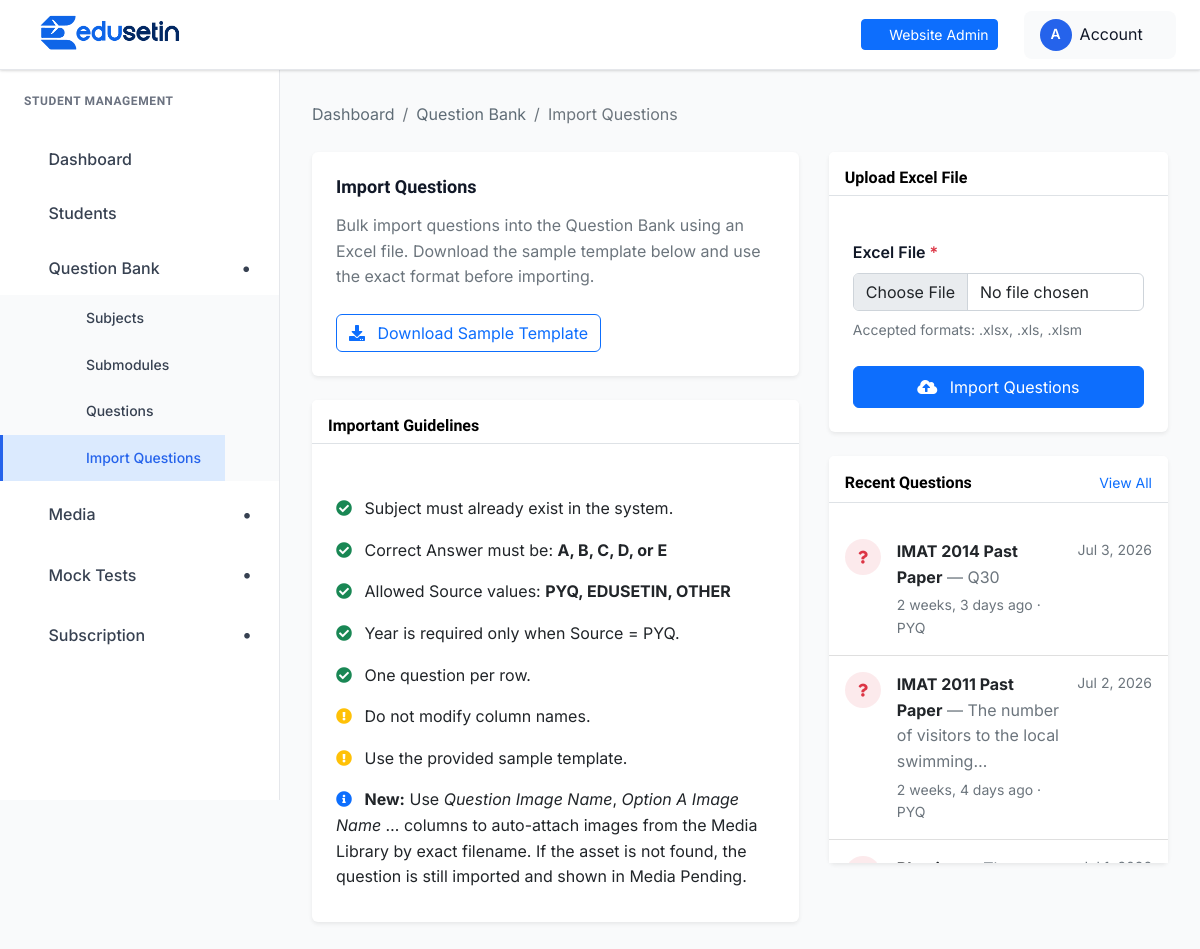
Before: /student-management/questions/import/ (signed in) with the older database file.
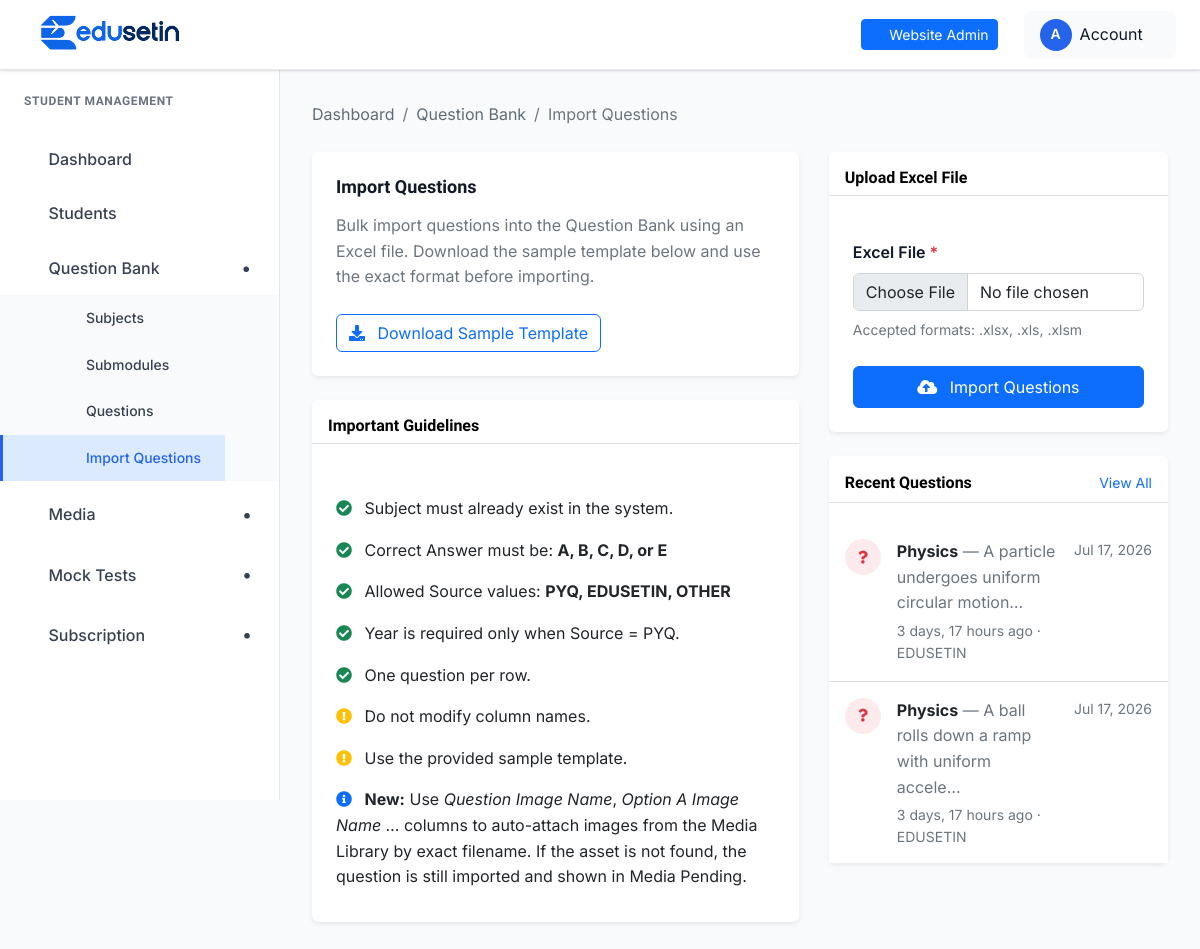
After: the same page with the newer database file.
### student_management/models.py (models this page shows, shortened)
class Question(models.Model):
    ANSWER_CHOICES = [
        ('A', 'A'),
        ('B', 'B'),
        ('C', 'C'),
        ('D', 'D'),
        ('E', 'E'),
    ]
    SOURCE_CHOICES = [
        ('PYQ', 'PYQ'),
        ('EDUSETIN', 'EDUSETIN'),
        ('OTHER', 'OTHER'),
    ]
    subject = models.ForeignKey(Subject, on_delete=models.CASCADE, related_name='questions')
    submodule = models.ForeignKey(
        SubModule,
        on_delete=models.SET_NULL,
        related_name='questions',
        blank=True,
        null=True,
    )
    question_text = models.TextField()
    option_a = models.TextField()
    option_b = models.TextField()
    option_c = models.TextField()
    option_d = models.TextField()
    option_e = models.TextField(blank=True, null=True)
    correct_answer = models.CharField(max_length=1, choices=ANSWER_CHOICES)
    explanation = models.TextField(blank=True, null=True)
    source = models.CharField(max_length=20, choices=SOURCE_CHOICES, blank=True, null=True)
    year = models.PositiveIntegerField(blank=True, null=True)
    is_active = models.BooleanField(default=True)
    created_at = models.DateTimeField(auto_now_add=True)
    requires_question_image = models.BooleanField(default=False)
    requires_option_a_image = models.BooleanField(default=False)
    requires_option_b_image = models.BooleanField(default=False)
    requires_option_c_image = models.BooleanField(default=False)
    requires_option_d_image = models.BooleanField(default=False)
    requires_option_e_image = models.BooleanField(default=False)
    media_uploaded = models.BooleanField(default=False)
    class Meta:
        ordering = ['-created_at']

class Subject(models.Model):
    name = models.CharField(max_length=200, unique=True)
    description = models.TextField(blank=True, null=True)
    image = models.ImageField(upload_to='subjects/', blank=True, null=True)
    is_active = models.BooleanField(default=True)
    created_at = models.DateTimeField(auto_now_add=True)
    class Meta:
        ordering = ['-created_at']

### student_management/views.py (the view, shortened to what this page needs)
# urls.py: path('questions/import/', views.question_import, name='question_import'),
@admin_login_required
def question_import(request):
    import_report = None
    return render(request, 'student_management/question_import.html', {
        'import_report': import_report,
        'recent_questions': Question.objects.select_related('subject', 'submodule')
                                            .order_by('-created_at')[:50],
        'subjects': Subject.objects.filter(is_active=True).order_by('name'),
        'submodules': SubModule.objects.filter(is_active=True)
                                       .select_related('subject')
                                       .order_by('subject__name', 'name'),
    })

### templates/student_management/question_import.html (shortened to what the changed rows need)
{% extends "student_management/base.html" %}
{% block content %}
<div class="dashboard__form__wraper">
    <div class="row g-4">
        <div class="col-12 col-lg-5">
            <div class="card shadow-sm border-0">
                <div class="card-body p-0">
                    <ul class="list-group list-group-flush" style="max-height:340px;overflow-y:auto;">
                        {% for q in recent_questions %}
                        <li class="list-group-item px-3 py-3">
                            <div class="d-flex align-items-start gap-3">
                                <div class="flex-shrink-0 d-flex align-items-center justify-content-center rounded-circle bg-danger bg-opacity-10"
                                     style="width:36px;height:36px;">
                                    <i class="fas fa-question text-danger" style="font-size:13px;"></i>
                                </div>
                                <div class="flex-grow-1" style="min-width:0;">
                                    <div>
                                        <span class="fw-bold text-dark">{{ q.subject.name }}</span>
                                        <span class="text-muted fw-normal"> — {{ q.question_text|truncatechars:45 }}</span>
                                    </div>
                                    <div class="text-muted mt-1 small">
                                        {{ q.created_at|timesince }} ago
                                        {% if q.source %} · <span class="text-uppercase">{{ q.source }}</span>{% endif %}
                                    </div>
                                </div>
                                <div class="flex-shrink-0 text-end fw-medium small text-secondary" style="white-space:nowrap;">
                                    {{ q.created_at|date:"M j, Y" }}
                                </div>
                            </div>
                        </li>
                        {% empty %}
                        <li class="list-group-item text-center text-muted py-4">
                            No recent questions.
                        </li>
                        {% endfor %}
                    </ul>
                </div>
            </div>
        </div>
    </div>
</div>
{% endblock %}

Changed rows visible on the page:
no longer on this page (row unchanged): Question: subject.name "IMAT 2014 Past Paper", question_text "Q30", created_at "2 weeks, 3 days", source "PYQ", created_at "Jul 3, 2026"
no longer on this page (row unchanged): Question: subject.name "IMAT 2011 Past Paper", question_text "The number of visitors to the local swimming…", created_at "2 weeks, 4 days", source "PYQ", created_at "Jul 2, 2026"
added Question: subject.name "Physics", question_text "A particle undergoes uniform circular motion…", created_at "3 days, 17 hours", source "EDUSETIN", created_at "Jul 17, 2026"
added Question: subject.name "Physics", question_text "A ball rolls down a ramp with uniform accele…", created_at "3 days, 17 hours", source "EDUSETIN", created_at "Jul 17, 2026"
